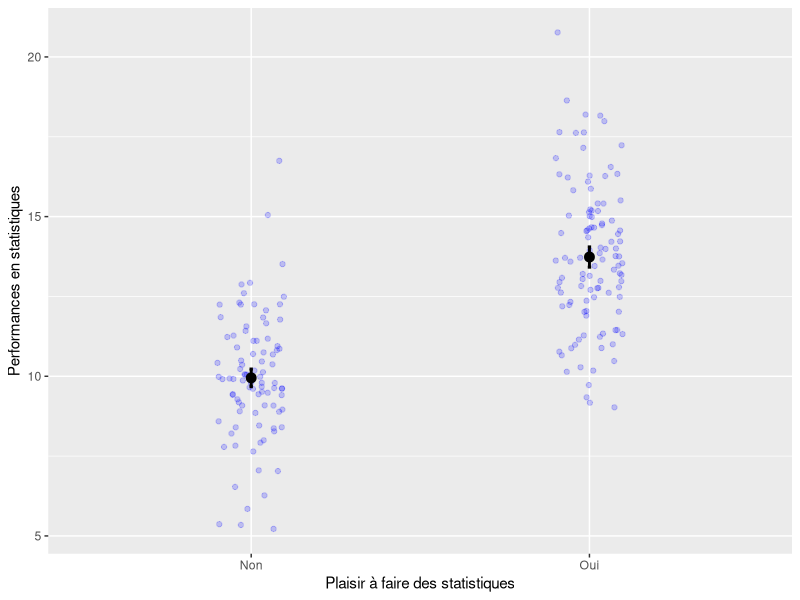
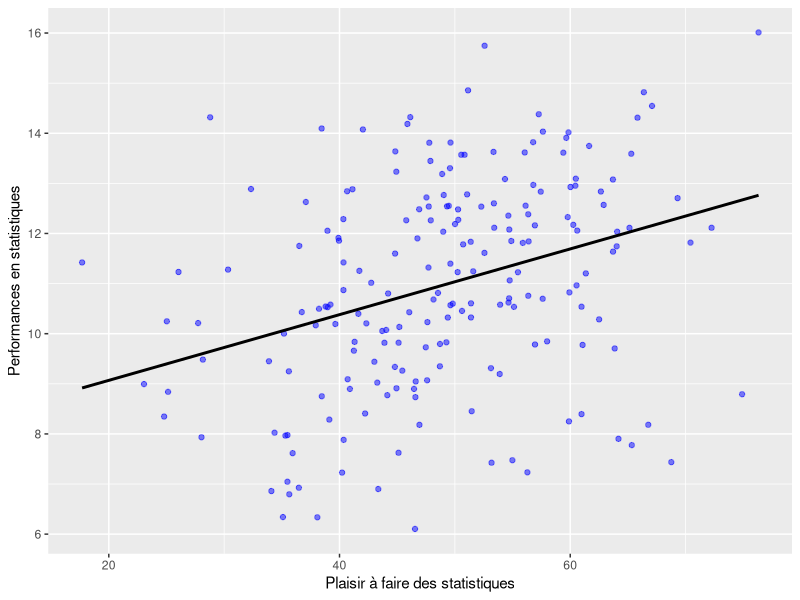
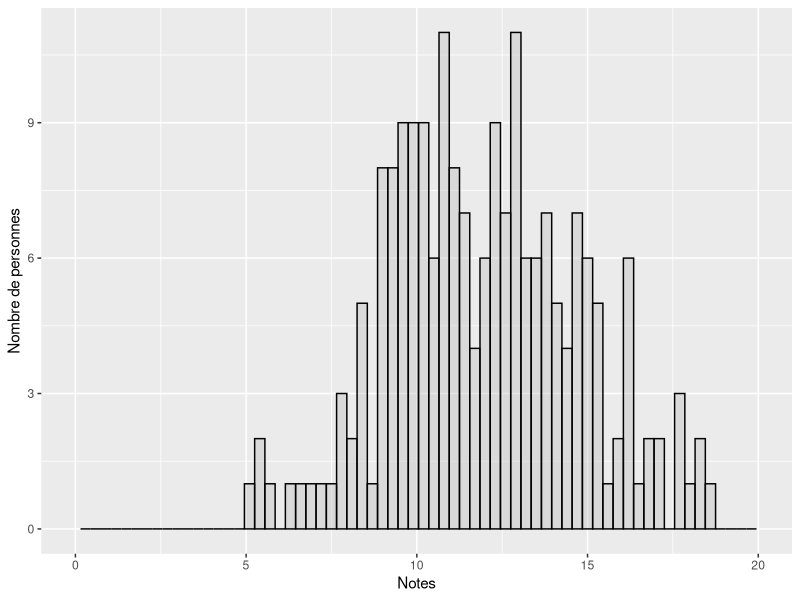
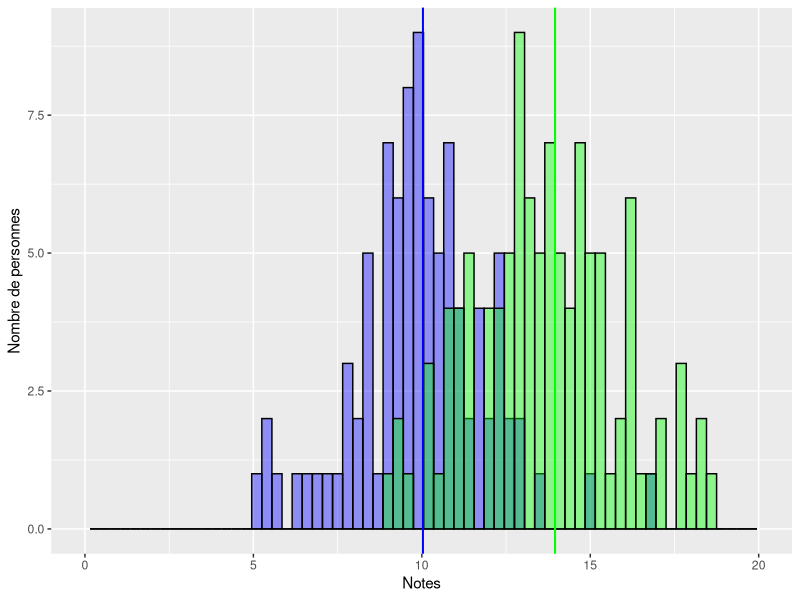

The R script that drew these images, in order:

# Packages
library(tidyverse)
library(magrittr)

## Variable catégorielle ---------------------------------------------

# Création d'un jeu de données

N = 200 # 200 participant.es
sujets <- seq(1, N) 
plaisir_stats_dichotomic <- sort(rbinom(N, 1, 0.5)) # 1 pour plaisir et 0 pour non plaisir
notes_gr1 <- rnorm(N/2, mean=10, sd=2)
notes_gr2 <- rnorm(N/2, mean=14, sd=2)

mean1 <- mean(notes_gr1)
mean2 <- mean(notes_gr2)
sd1 <- sd(notes_gr1)
sd2 <- sd(notes_gr2)

data <- data.frame(sujets = sujets, 
                   plaisir_stats = plaisir_stats_dichotomic,
                   notes = c(notes_gr1, notes_gr2))

# Distributions

# un groupe
fig <- data %>% 
  ggplot(aes(x = notes)) +
  geom_histogram(binwidth = 0.3, fill =  'gray', color = 'black', alpha = 0.4) +
  xlab('Notes') +
  ylab('Nombre de personnes') + 
  xlim(0, 20)
ggsave(file="./notes.png", plot=fig, width=7, height=4)

# deux groupes
fig <- data %>% 
  ggplot(aes(x = notes, fill = )) +
  geom_histogram(data=subset(data, plaisir_stats == 0), binwidth = 0.3, fill =  'blue', color = 'black', alpha = 0.4) +
  geom_histogram(data=subset(data, plaisir_stats == 1), binwidth = 0.3, fill =  'green', color = 'black', alpha = 0.4) +
  geom_vline(xintercept = mean1, color = "blue", size = 0.7) + 
  geom_vline(xintercept = mean2, color = "green", size = 0.7) + 
  xlab('Notes') +
  ylab('Nombre de personnes') + 
  xlim(0, 20)
ggsave(file="./notes.png", plot=fig, width=7, height=4)


# Représentation graphique

data %<>% 
  mutate(plaisir_label = ifelse(plaisir_stats == 0, "Non", "Oui"),
         plaisir_stats = ifelse(plaisir_label == 'Non', -0.5, 0.5)) 
data %>% 
  group_by(plaisir_label) %>%
  summarise(VD = mean(notes),
            sd = sd(notes),
            se = sd/sqrt(N),
            CI = se * qt(.975, n() - 1)) %>%
  ggplot(aes(x = plaisir_label, y = VD)) +
  geom_point(data = data,
             aes(x = plaisir_label, y = notes),
             size = 1.5, alpha = 0.2, 
             color = 'blue',
             position = position_jitter(0.1)) +
  geom_point(size = 3, color = 'black', position = position_dodge(0)) +
  geom_errorbar(aes(ymin = VD - CI, ymax = VD + CI), width = 0.01, linewidth = 1, color = 'black', position = position_dodge(0)) +
  xlab("Plaisir à faire des statistiques") +
  ylab("Performances en statistiques")


# Test t pour échantillons indépendants
result <- t.test(data$notes ~ data$plaisir_stats, var.equal=TRUE)
result

# ANOVA univariée
result <- aov(data$notes ~ data$plaisir_stats)
summary(result)

# Régression linéaire
reg <- lm(notes ~ plaisir_stats, data=data)
summary(reg)


## Variable continue -----------------------------------------

# Création d'un jeu de données

plaisir_stats_continue <- rnorm(N, mean=50, sd=10) 
notes <-  rnorm(100, mean = 8, sd = 2) + 0.06  * plaisir_stats_continue 
data2 <- data.frame(sujets = sujets, 
                    plaisir_stats = plaisir_stats_continue,
                    notes = notes)

# Représentation graphique

data2 %>% 
  ggplot(aes(x = plaisir_stats_continue, y = notes)) +
  geom_point(size = 1.5, alpha = 0.5, color = 'blue') +
  geom_smooth(method = "lm", se = 0, color = 'black', size = 1) +
  xlab("Plaisir à faire des statistiques") +
  ylab("Performances en statistiques")

# Régression linéaire

reg <- lm(notes ~ plaisir_stats_continue, data=data2)
summary(reg)

